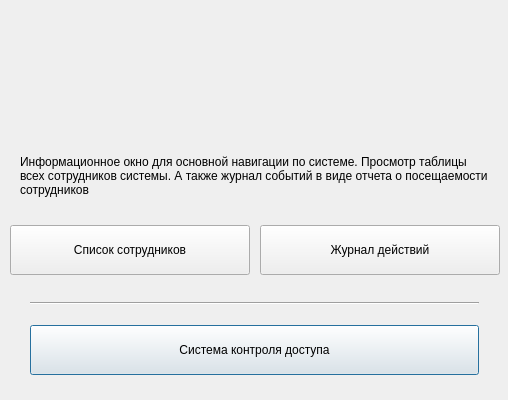
<?xml version="1.0" encoding="UTF-8"?>
<ui version="4.0">
 <class>Dialog</class>
 <widget class="QDialog" name="Dialog">
  <property name="geometry">
   <rect>
    <x>0</x>
    <y>0</y>
    <width>508</width>
    <height>400</height>
   </rect>
  </property>
  <property name="minimumSize">
   <size>
    <width>508</width>
    <height>259</height>
   </size>
  </property>
  <property name="maximumSize">
   <size>
    <width>508</width>
    <height>400</height>
   </size>
  </property>
  <property name="windowTitle">
   <string>Security Control System</string>
  </property>
  <property name="windowIcon">
   <iconset>
    <normaloff>../../lock 1.png</normaloff>../../lock 1.png</iconset>
  </property>
  <property name="styleSheet">
   <string notr="true"/>
  </property>
  <widget class="QPushButton" name="runButton">
   <property name="geometry">
    <rect>
     <x>30</x>
     <y>325</y>
     <width>449</width>
     <height>50</height>
    </rect>
   </property>
   <property name="styleSheet">
    <string notr="true">);</string>
   </property>
   <property name="text">
    <string>Система контроля доступа</string>
   </property>
  </widget>
  <widget class="Line" name="line">
   <property name="geometry">
    <rect>
     <x>30</x>
     <y>295</y>
     <width>449</width>
     <height>16</height>
    </rect>
   </property>
   <property name="orientation">
    <enum>Qt::Horizontal</enum>
   </property>
  </widget>
  <widget class="QPushButton" name="documentButton">
   <property name="geometry">
    <rect>
     <x>260</x>
     <y>225</y>
     <width>240</width>
     <height>50</height>
    </rect>
   </property>
   <property name="styleSheet">
    <string notr="true">);</string>
   </property>
   <property name="text">
    <string>Журнал действий</string>
   </property>
  </widget>
  <widget class="QPushButton" name="workerButton">
   <property name="geometry">
    <rect>
     <x>10</x>
     <y>225</y>
     <width>240</width>
     <height>50</height>
    </rect>
   </property>
   <property name="styleSheet">
    <string notr="true">border-color: rgb(54, 255, 40);</string>
   </property>
   <property name="text">
    <string>Список сотрудников</string>
   </property>
  </widget>
  <widget class="QLabel" name="label">
   <property name="geometry">
    <rect>
     <x>20</x>
     <y>150</y>
     <width>471</width>
     <height>51</height>
    </rect>
   </property>
   <property name="text">
    <string>Информационное окно для основной навигации по системе. Просмотр таблицы всех сотрудников системы. А также журнал событий в виде отчета о посещаемости сотрудников</string>
   </property>
   <property name="wordWrap">
    <bool>true</bool>
   </property>
  </widget>
  <widget class="QLabel" name="label_2">
   <property name="geometry">
    <rect>
     <x>0</x>
     <y>30</y>
     <width>511</width>
     <height>101</height>
    </rect>
   </property>
   <property name="text">
    <string/>
   </property>
   <property name="pixmap">
    <pixmap>../icons/background_logo.png</pixmap>
   </property>
   <property name="scaledContents">
    <bool>true</bool>
   </property>
  </widget>
 </widget>
 <resources>
  <include location="../resource.qrc"/>
 </resources>
 <connections/>
</ui>
